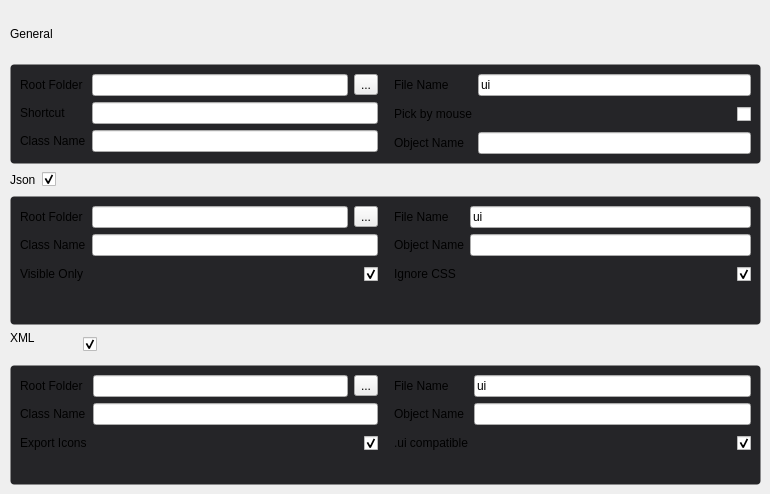
          <widget class="QWidget" name="uiExporterPage">
           <property name="styleSheet">
            <string notr="true"/>
           </property>
           <widget class="QWidget" name="layoutWidget">
            <property name="geometry">
             <rect>
              <x>10</x>
              <y>10</y>
              <width>751</width>
              <height>475</height>
             </rect>
            </property>
            <layout class="QVBoxLayout" name="verticalLayout">
             <item>
              <layout class="QVBoxLayout" name="verticalLayout_2">
               <item>
                <layout class="QHBoxLayout" name="horizontalLayout_6">
                 <item>
                  <widget class="QLabel" name="label_6">
                   <property name="text">
                    <string>&lt;img src=':/Resources/CommonIcon/Title Bullet Secondary.svg' width='11' height='11'&gt;General</string>
                   </property>
                  </widget>
                 </item>
                 <item>
                  <spacer name="horizontalSpacer_5">
                   <property name="orientation">
                    <enum>Qt::Horizontal</enum>
                   </property>
                   <property name="sizeHint" stdset="0">
                    <size>
                     <width>40</width>
                     <height>20</height>
                    </size>
                   </property>
                  </spacer>
                 </item>
                </layout>
               </item>
               <item>
                <widget class="QFrame" name="generalFrame">
                 <property name="styleSheet">
                  <string notr="true">#generalFrame {
                   background: rgba(37, 37, 40, 255);
                   border: 1px solid transparent;
                   border-radius: 4px;
                   }</string>
                 </property>
                 <layout class="QHBoxLayout" name="horizontalLayout_2">
                  <item>
                   <layout class="QFormLayout" name="formLayout">
                    <item row="0" column="0">
                     <widget class="QLabel" name="label_2">
                      <property name="text">
                       <string>Root Folder</string>
                      </property>
                     </widget>
                    </item>
                    <item row="0" column="1">
                     <layout class="QHBoxLayout" name="horizontalLayout_5">
                      <item>
                       <widget class="QLineEdit" name="generalRootFolder"/>
                      </item>
                      <item>
                       <widget class="QToolButton" name="generalFolderButton">
                        <property name="text">
                         <string>...</string>
                        </property>
                        <property name="icon">
                         <iconset resource="../../resources/resources.qrc">
                          <normaloff>:/folder.png</normaloff>:/folder.png</iconset>
                        </property>
                       </widget>
                      </item>
                     </layout>
                    </item>
                    <item row="1" column="1">
                     <widget class="QLineEdit" name="shortcut"/>
                    </item>
                    <item row="1" column="0">
                     <widget class="QLabel" name="label_22">
                      <property name="text">
                       <string>Shortcut</string>
                      </property>
                     </widget>
                    </item>
                    <item row="2" column="0">
                     <widget class="QLabel" name="label_4">
                      <property name="text">
                       <string>Class Name</string>
                      </property>
                     </widget>
                    </item>
                    <item row="2" column="1">
                     <widget class="QLineEdit" name="generalClassName"/>
                    </item>
                   </layout>
                  </item>
                  <item>
                   <spacer name="horizontalSpacer_4">
                    <property name="orientation">
                     <enum>Qt::Horizontal</enum>
                    </property>
                    <property name="sizeType">
                     <enum>QSizePolicy::Fixed</enum>
                    </property>
                    <property name="sizeHint" stdset="0">
                     <size>
                      <width>10</width>
                      <height>20</height>
                     </size>
                    </property>
                   </spacer>
                  </item>
                  <item>
                   <layout class="QFormLayout" name="formLayout_2">
                    <item row="0" column="0">
                     <widget class="QLabel" name="label_3">
                      <property name="text">
                       <string>File Name</string>
                      </property>
                     </widget>
                    </item>
                    <item row="0" column="1">
                     <widget class="QLineEdit" name="generalFileName">
                      <property name="text">
                       <string>ui</string>
                      </property>
                     </widget>
                    </item>
                    <item row="2" column="0">
                     <widget class="QLabel" name="label_5">
                      <property name="text">
                       <string>Object Name</string>
                      </property>
                     </widget>
                    </item>
                    <item row="2" column="1">
                     <widget class="QLineEdit" name="generalObjectName"/>
                    </item>
                    <item row="1" column="0">
                     <widget class="QLabel" name="label_23">
                      <property name="text">
                       <string>Pick by mouse</string>
                      </property>
                     </widget>
                    </item>
                    <item row="1" column="1">
                     <widget class="QCheckBox" name="pickWidgetByMouse">
                      <property name="minimumSize">
                       <size>
                        <width>24</width>
                        <height>24</height>
                       </size>
                      </property>
                      <property name="focusPolicy">
                       <enum>Qt::ClickFocus</enum>
                      </property>
                      <property name="layoutDirection">
                       <enum>Qt::RightToLeft</enum>
                      </property>
                      <property name="text">
                       <string/>
                      </property>
                      <property name="checked">
                       <bool>false</bool>
                      </property>
                     </widget>
                    </item>
                   </layout>
                  </item>
                 </layout>
                </widget>
               </item>
              </layout>
             </item>
             <item>
              <layout class="QVBoxLayout" name="verticalLayout_4">
               <item>
                <layout class="QHBoxLayout" name="horizontalLayout_8">
                 <item>
                  <widget class="QLabel" name="label_8">
                   <property name="text">
                    <string>&lt;img src=':/Resources/CommonIcon/Title Bullet Secondary.svg' width='11' height='11'&gt;Json</string>
                   </property>
                  </widget>
                 </item>
                 <item>
                  <widget class="QCheckBox" name="jsonEnabled">
                   <property name="text">
                    <string/>
                   </property>
                   <property name="checked">
                    <bool>true</bool>
                   </property>
                  </widget>
                 </item>
                 <item>
                  <spacer name="horizontalSpacer_7">
                   <property name="orientation">
                    <enum>Qt::Horizontal</enum>
                   </property>
                   <property name="sizeHint" stdset="0">
                    <size>
                     <width>40</width>
                     <height>20</height>
                    </size>
                   </property>
                  </spacer>
                 </item>
                </layout>
               </item>
               <item>
                <widget class="QFrame" name="jsonFrame">
                 <property name="enabled">
                  <bool>true</bool>
                 </property>
                 <property name="styleSheet">
                  <string notr="true">#jsonFrame {
                   background: rgba(37, 37, 40, 255);
                   border: 1px solid transparent;
                   border-radius: 4px;
                   }</string>
                 </property>
                 <layout class="QHBoxLayout" name="horizontalLayout_9">
                  <property name="bottomMargin">
                   <number>5</number>
                  </property>
                  <item>
                   <layout class="QFormLayout" name="formLayout_3">
                    <item row="0" column="0">
                     <widget class="QLabel" name="label_9">
                      <property name="text">
                       <string>Root Folder</string>
                      </property>
                     </widget>
                    </item>
                    <item row="0" column="1">
                     <layout class="QHBoxLayout" name="horizontalLayout_10">
                      <item>
                       <widget class="QLineEdit" name="jsonRootFolder"/>
                      </item>
                      <item>
                       <widget class="QToolButton" name="jsonFolderButton">
                        <property name="text">
                         <string>...</string>
                        </property>
                        <property name="icon">
                         <iconset resource="../../resources/resources.qrc">
                          <normaloff>:/folder.png</normaloff>:/folder.png</iconset>
                        </property>
                       </widget>
                      </item>
                     </layout>
                    </item>
                    <item row="1" column="0">
                     <widget class="QLabel" name="label_10">
                      <property name="text">
                       <string>Class Name</string>
                      </property>
                     </widget>
                    </item>
                    <item row="1" column="1">
                     <widget class="QLineEdit" name="jsonClassName"/>
                    </item>
                    <item row="2" column="0">
                     <widget class="QLabel" name="label_14">
                      <property name="text">
                       <string>Visible Only</string>
                      </property>
                     </widget>
                    </item>
                    <item row="2" column="1">
                     <widget class="QCheckBox" name="visibleOnly">
                      <property name="minimumSize">
                       <size>
                        <width>24</width>
                        <height>24</height>
                       </size>
                      </property>
                      <property name="focusPolicy">
                       <enum>Qt::ClickFocus</enum>
                      </property>
                      <property name="layoutDirection">
                       <enum>Qt::RightToLeft</enum>
                      </property>
                      <property name="text">
                       <string/>
                      </property>
                      <property name="checked">
                       <bool>true</bool>
                      </property>
                     </widget>
                    </item>
                   </layout>
                  </item>
                  <item>
                   <spacer name="horizontalSpacer_9">
                    <property name="orientation">
                     <enum>Qt::Horizontal</enum>
                    </property>
                    <property name="sizeType">
                     <enum>QSizePolicy::Fixed</enum>
                    </property>
                    <property name="sizeHint" stdset="0">
                     <size>
                      <width>10</width>
                      <height>20</height>
                     </size>
                    </property>
                   </spacer>
                  </item>
                  <item>
                   <layout class="QFormLayout" name="formLayout_4">
                    <item row="0" column="0">
                     <widget class="QLabel" name="label_11">
                      <property name="text">
                       <string>File Name</string>
                      </property>
                     </widget>
                    </item>
                    <item row="0" column="1">
                     <widget class="QLineEdit" name="jsonFileName">
                      <property name="text">
                       <string>ui</string>
                      </property>
                     </widget>
                    </item>
                    <item row="1" column="0">
                     <widget class="QLabel" name="label_12">
                      <property name="text">
                       <string>Object Name</string>
                      </property>
                     </widget>
                    </item>
                    <item row="1" column="1">
                     <widget class="QLineEdit" name="jsonObjectName"/>
                    </item>
                    <item row="2" column="0">
                     <widget class="QLabel" name="label_15">
                      <property name="text">
                       <string>Ignore CSS</string>
                      </property>
                     </widget>
                    </item>
                    <item row="2" column="1">
                     <widget class="QCheckBox" name="ignoreCSS">
                      <property name="minimumSize">
                       <size>
                        <width>24</width>
                        <height>24</height>
                       </size>
                      </property>
                      <property name="focusPolicy">
                       <enum>Qt::ClickFocus</enum>
                      </property>
                      <property name="layoutDirection">
                       <enum>Qt::RightToLeft</enum>
                      </property>
                      <property name="text">
                       <string/>
                      </property>
                      <property name="checked">
                       <bool>true</bool>
                      </property>
                     </widget>
                    </item>
                   </layout>
                  </item>
                 </layout>
                </widget>
               </item>
              </layout>
             </item>
             <item>
              <layout class="QVBoxLayout" name="verticalLayout_5">
               <item>
                <layout class="QHBoxLayout" name="horizontalLayout_11">
                 <item>
                  <widget class="QLabel" name="label_13">
                   <property name="text">
                    <string>&lt;img src=':/Resources/CommonIcon/Title Bullet Secondary.svg' width='11' height='11'&gt;XML
                    </string>
                   </property>
                  </widget>
                 </item>
                 <item>
                  <widget class="QCheckBox" name="xmlEnabled">
                   <property name="text">
                    <string/>
                   </property>
                   <property name="checked">
                    <bool>true</bool>
                   </property>
                  </widget>
                 </item>
                 <item>
                  <spacer name="horizontalSpacer_8">
                   <property name="orientation">
                    <enum>Qt::Horizontal</enum>
                   </property>
                   <property name="sizeHint" stdset="0">
                    <size>
                     <width>40</width>
                     <height>20</height>
                    </size>
                   </property>
                  </spacer>
                 </item>
                </layout>
               </item>
               <item>
                <widget class="QFrame" name="xmlFrame">
                 <property name="styleSheet">
                  <string notr="true">#xmlFrame {
                   background: rgba(37, 37, 40, 255);
                   border: 1px solid transparent;
                   border-radius: 4px;
                   }</string>
                 </property>
                 <layout class="QHBoxLayout" name="horizontalLayout_12">
                  <property name="bottomMargin">
                   <number>5</number>
                  </property>
                  <item>
                   <layout class="QFormLayout" name="formLayout_5">
                    <item row="0" column="0">
                     <widget class="QLabel" name="label_16">
                      <property name="text">
                       <string>Root Folder</string>
                      </property>
                     </widget>
                    </item>
                    <item row="0" column="1">
                     <layout class="QHBoxLayout" name="horizontalLayout_13">
                      <item>
                       <widget class="QLineEdit" name="xmlRootFolder"/>
                      </item>
                      <item>
                       <widget class="QToolButton" name="xmlFolderButton">
                        <property name="text">
                         <string>...</string>
                        </property>
                        <property name="icon">
                         <iconset resource="../../resources/resources.qrc">
                          <normaloff>:/folder.png</normaloff>:/folder.png</iconset>
                        </property>
                       </widget>
                      </item>
                     </layout>
                    </item>
                    <item row="1" column="0">
                     <widget class="QLabel" name="label_17">
                      <property name="text">
                       <string>Class Name</string>
                      </property>
                     </widget>
                    </item>
                    <item row="1" column="1">
                     <widget class="QLineEdit" name="xmlClassName"/>
                    </item>
                    <item row="2" column="0">
                     <widget class="QLabel" name="label_18">
                      <property name="text">
                       <string>Export Icons</string>
                      </property>
                     </widget>
                    </item>
                    <item row="2" column="1">
                     <widget class="QCheckBox" name="exportIcons">
                      <property name="minimumSize">
                       <size>
                        <width>24</width>
                        <height>24</height>
                       </size>
                      </property>
                      <property name="focusPolicy">
                       <enum>Qt::ClickFocus</enum>
                      </property>
                      <property name="layoutDirection">
                       <enum>Qt::RightToLeft</enum>
                      </property>
                      <property name="text">
                       <string/>
                      </property>
                      <property name="checked">
                       <bool>true</bool>
                      </property>
                     </widget>
                    </item>
                   </layout>
                  </item>
                  <item>
                   <spacer name="horizontalSpacer_10">
                    <property name="orientation">
                     <enum>Qt::Horizontal</enum>
                    </property>
                    <property name="sizeType">
                     <enum>QSizePolicy::Fixed</enum>
                    </property>
                    <property name="sizeHint" stdset="0">
                     <size>
                      <width>10</width>
                      <height>20</height>
                     </size>
                    </property>
                   </spacer>
                  </item>
                  <item>
                   <layout class="QFormLayout" name="formLayout_6">
                    <item row="0" column="0">
                     <widget class="QLabel" name="label_19">
                      <property name="text">
                       <string>File Name</string>
                      </property>
                     </widget>
                    </item>
                    <item row="0" column="1">
                     <widget class="QLineEdit" name="xmlFileName">
                      <property name="text">
                       <string>ui</string>
                      </property>
                     </widget>
                    </item>
                    <item row="1" column="0">
                     <widget class="QLabel" name="label_20">
                      <property name="text">
                       <string>Object Name</string>
                      </property>
                     </widget>
                    </item>
                    <item row="1" column="1">
                     <widget class="QLineEdit" name="xmlObjectName"/>
                    </item>
                    <item row="2" column="0">
                     <widget class="QLabel" name="label_21">
                      <property name="text">
                       <string>.ui compatible</string>
                      </property>
                     </widget>
                    </item>
                    <item row="2" column="1">
                     <widget class="QCheckBox" name="uiCompatible">
                      <property name="minimumSize">
                       <size>
                        <width>24</width>
                        <height>24</height>
                       </size>
                      </property>
                      <property name="focusPolicy">
                       <enum>Qt::ClickFocus</enum>
                      </property>
                      <property name="layoutDirection">
                       <enum>Qt::RightToLeft</enum>
                      </property>
                      <property name="text">
                       <string/>
                      </property>
                      <property name="checked">
                       <bool>true</bool>
                      </property>
                     </widget>
                    </item>
                   </layout>
                  </item>
                 </layout>
                </widget>
               </item>
              </layout>
             </item>
            </layout>
           </widget>
          </widget>
